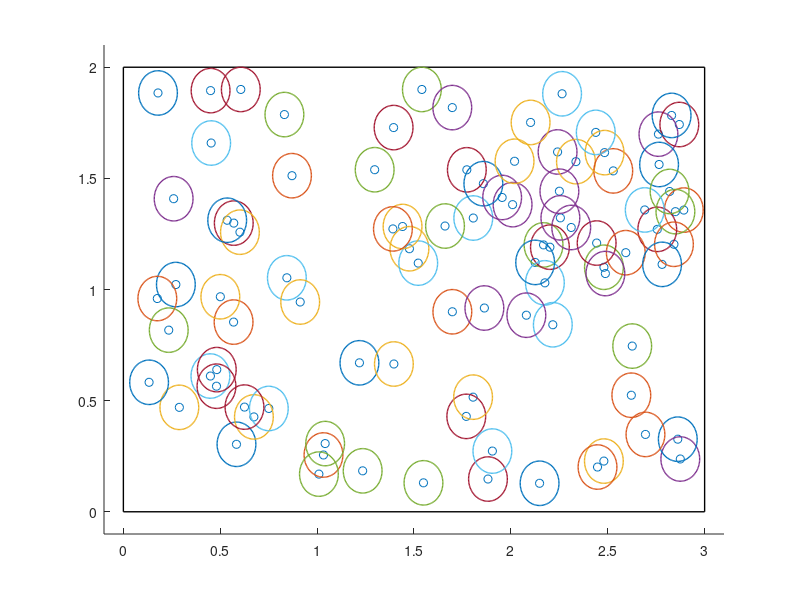

Reproduce this figure in MATLAB.
% model parameters
w = 3.0; % width of container
h = 2.0; % height of container
r = 0.1; % radius of drone vision

eps = 1e-13;
huge = 1e15;

% simulation parameters
n_steps = 1000; % number of events
n_drones = 100; % number of drones at a time

% set up randomly distributed velocites all with
%	unit magnitude
v = zeros(n_drones,2);
for i = 1:n_drones
	theta = 2*pi*rand();
	v(i,:) = [cos(theta), sin(theta)];
end

% place drones randomly within the domain,
%	but a distance of no less than r away from
%	the walls
x = [r, r] + [w-r,h-r] .* rand(n_drones,2);

% array to save the drones in
X = zeros(n_drones, n_steps, 2);

t = 0;
time_intervals = zeros(1,n_steps); % save event times

for i = 1:n_steps
    % for each drone, find the time until it collides with each wall
	tls = (r - x(:,1))./v(:,1);
	trs = (w - r - x(:,1))./v(:,1);
	tbs = (r - x(:,2))./v(:,2);
	tts = (h - r - x(:,2))./v(:,2);

	% for each wall, find the minimum positive time until a collision
	%	with it, and which drone this time corresponds to.
	[tl, il] = min(tls + (huge*(tls < eps)));
	[tr, ir] = min(trs + (huge*(trs < eps)));
	[tb, ib] = min(tbs + (huge*(tbs < eps)));
	[tt, it] = min(tts + (huge*(tts < eps)));

	% find the minimum overall time until a wall collision,
	%	and which wall will be collided with
    [t_so_far, which_wall] = min([tl, tr, tb, tt]);

	% move the drones forwards and advance time
	x += v * t_so_far;
	t += t_so_far;
	printf('.')

	% if the drone collides with the left or right wall, invert the x velocity.
	% if it collides with the top or bottom wall, invert the y velocity
	if which_wall == 1
		v(il, 1) = -v(il,1);
	end
	if which_wall == 2
		v(ir, 1) = -v(ir,1);
	end
	if which_wall == 3
		v(ib, 2) = -v(ib,2);
	end
	if which_wall == 4
		v(it, 2) = -v(it,2);
	end

	% record the timestamp and the drone positions at this time	
	time_intervals(i) = t_so_far;
	X(:,i,:) = x;
end

hold on

plot([0, w, w, 0, 0], [0, 0, h, h, 0],'color','black','linewidth',1.0)

scatter(X(:,end,1),X(:,end,2))

angle = linspace(0,2*pi);
for i = 1:n_drones
	plot(X(i,end,1) + r*cos(angle), X(i,end,2) + r*sin(angle),'linewidth',1.0)
end

axis([0-0.1,w+0.1,0-0.1,h+0.1])

hold off
print('ideal-gas.png','-S900,600')
